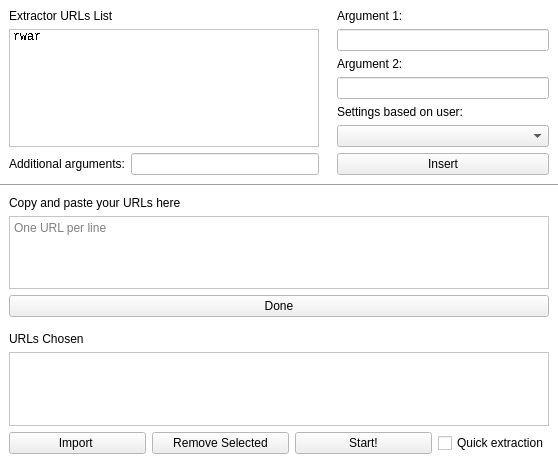
<?xml version="1.0" encoding="UTF-8"?>
<ui version="4.0">
 <class>URLManager</class>
 <widget class="QWidget" name="URLManager">
  <property name="geometry">
   <rect>
    <x>0</x>
    <y>0</y>
    <width>558</width>
    <height>460</height>
   </rect>
  </property>
  <property name="palette">
   <palette>
    <active>
     <colorrole role="Base">
      <brush brushstyle="SolidPattern">
       <color alpha="255">
        <red>255</red>
        <green>255</green>
        <blue>255</blue>
       </color>
      </brush>
     </colorrole>
     <colorrole role="Window">
      <brush brushstyle="SolidPattern">
       <color alpha="255">
        <red>255</red>
        <green>255</green>
        <blue>255</blue>
       </color>
      </brush>
     </colorrole>
    </active>
    <inactive>
     <colorrole role="Base">
      <brush brushstyle="SolidPattern">
       <color alpha="255">
        <red>255</red>
        <green>255</green>
        <blue>255</blue>
       </color>
      </brush>
     </colorrole>
     <colorrole role="Window">
      <brush brushstyle="SolidPattern">
       <color alpha="255">
        <red>255</red>
        <green>255</green>
        <blue>255</blue>
       </color>
      </brush>
     </colorrole>
    </inactive>
    <disabled>
     <colorrole role="Base">
      <brush brushstyle="SolidPattern">
       <color alpha="255">
        <red>255</red>
        <green>255</green>
        <blue>255</blue>
       </color>
      </brush>
     </colorrole>
     <colorrole role="Window">
      <brush brushstyle="SolidPattern">
       <color alpha="255">
        <red>255</red>
        <green>255</green>
        <blue>255</blue>
       </color>
      </brush>
     </colorrole>
    </disabled>
   </palette>
  </property>
  <property name="windowTitle">
   <string>Form</string>
  </property>
  <layout class="QVBoxLayout" name="verticalLayout_4">
   <property name="spacing">
    <number>0</number>
   </property>
   <property name="leftMargin">
    <number>0</number>
   </property>
   <property name="topMargin">
    <number>0</number>
   </property>
   <property name="rightMargin">
    <number>0</number>
   </property>
   <property name="bottomMargin">
    <number>0</number>
   </property>
   <item>
    <widget class="QWidget" name="widget_7" native="true">
     <layout class="QHBoxLayout" name="horizontalLayout_2">
      <property name="spacing">
       <number>0</number>
      </property>
      <property name="leftMargin">
       <number>0</number>
      </property>
      <property name="topMargin">
       <number>0</number>
      </property>
      <property name="rightMargin">
       <number>0</number>
      </property>
      <property name="bottomMargin">
       <number>0</number>
      </property>
      <item>
       <widget class="QWidget" name="widget" native="true">
        <layout class="QVBoxLayout" name="verticalLayout">
         <item>
          <widget class="QLabel" name="label">
           <property name="text">
            <string>Extractor URLs List</string>
           </property>
          </widget>
         </item>
         <item>
          <widget class="QListWidget" name="extractorUrls">
           <property name="font">
            <font>
             <family>Courier New</family>
             <stylestrategy>NoAntialias</stylestrategy>
            </font>
           </property>
           <property name="toolTip">
            <string>Select the URL and write in the textboxes to modify it</string>
           </property>
           <item>
            <property name="text">
             <string>rwar</string>
            </property>
           </item>
          </widget>
         </item>
         <item>
          <widget class="QWidget" name="widget_2" native="true">
           <layout class="QHBoxLayout" name="horizontalLayout_3">
            <property name="leftMargin">
             <number>0</number>
            </property>
            <property name="topMargin">
             <number>0</number>
            </property>
            <property name="rightMargin">
             <number>0</number>
            </property>
            <property name="bottomMargin">
             <number>0</number>
            </property>
            <item>
             <widget class="QWidget" name="widget_5" native="true">
              <property name="sizePolicy">
               <sizepolicy hsizetype="Preferred" vsizetype="Maximum">
                <horstretch>0</horstretch>
                <verstretch>0</verstretch>
               </sizepolicy>
              </property>
              <layout class="QHBoxLayout" name="horizontalLayout_4">
               <property name="leftMargin">
                <number>0</number>
               </property>
               <property name="topMargin">
                <number>0</number>
               </property>
               <property name="rightMargin">
                <number>0</number>
               </property>
               <property name="bottomMargin">
                <number>0</number>
               </property>
               <item>
                <widget class="QLabel" name="label_4">
                 <property name="toolTip">
                  <string>Append these arguments to pass to gallery-dl</string>
                 </property>
                 <property name="text">
                  <string>Additional arguments:</string>
                 </property>
                </widget>
               </item>
               <item>
                <widget class="QLineEdit" name="cfgui_argumets">
                 <property name="toolTip">
                  <string>Append these arguments to pass to gallery-dl</string>
                 </property>
                </widget>
               </item>
              </layout>
             </widget>
            </item>
           </layout>
          </widget>
         </item>
        </layout>
       </widget>
      </item>
      <item>
       <widget class="QWidget" name="widget_6" native="true">
        <property name="maximumSize">
         <size>
          <width>230</width>
          <height>16777215</height>
         </size>
        </property>
        <layout class="QVBoxLayout" name="verticalLayout_3">
         <item>
          <widget class="QLabel" name="label_3">
           <property name="toolTip">
            <string>&lt;html&gt;&lt;head/&gt;&lt;body&gt;&lt;p&gt;Specify what you want to write in the url&lt;/p&gt;&lt;/body&gt;&lt;/html&gt;</string>
           </property>
           <property name="text">
            <string>Argument 1:</string>
           </property>
          </widget>
         </item>
         <item>
          <widget class="QLineEdit" name="cfgui_arg1">
           <property name="toolTip">
            <string>Specify what you want to write in the url</string>
           </property>
          </widget>
         </item>
         <item>
          <widget class="QLabel" name="label_5">
           <property name="toolTip">
            <string>Specify what you want to write in the url</string>
           </property>
           <property name="text">
            <string>Argument 2:</string>
           </property>
          </widget>
         </item>
         <item>
          <widget class="QLineEdit" name="cfgui_arg2">
           <property name="toolTip">
            <string>Specify what you want to write in the url</string>
           </property>
          </widget>
         </item>
         <item>
          <widget class="QLabel" name="label_6">
           <property name="toolTip">
            <string>&lt;html&gt;&lt;head/&gt;&lt;body&gt;&lt;p&gt;Base off settings such as directory and filters from this user&lt;/p&gt;&lt;/body&gt;&lt;/html&gt;</string>
           </property>
           <property name="text">
            <string>Settings based on user:</string>
           </property>
          </widget>
         </item>
         <item>
          <widget class="QComboBox" name="cfgui_combo">
           <property name="toolTip">
            <string>&lt;html&gt;&lt;head/&gt;&lt;body&gt;&lt;p&gt;Base off settings such as directory and filters from this user&lt;/p&gt;&lt;/body&gt;&lt;/html&gt;</string>
           </property>
          </widget>
         </item>
         <item>
          <widget class="QPushButton" name="btn_insert">
           <property name="toolTip">
            <string>Insert the URL for extraction</string>
           </property>
           <property name="text">
            <string>Insert</string>
           </property>
          </widget>
         </item>
        </layout>
       </widget>
      </item>
     </layout>
    </widget>
   </item>
   <item>
    <widget class="Line" name="line">
     <property name="orientation">
      <enum>Qt::Orientation::Horizontal</enum>
     </property>
    </widget>
   </item>
   <item>
    <widget class="QWidget" name="importWidget" native="true">
     <layout class="QVBoxLayout" name="verticalLayout_5">
      <property name="leftMargin">
       <number>9</number>
      </property>
      <property name="bottomMargin">
       <number>6</number>
      </property>
      <item>
       <widget class="QLabel" name="label_7">
        <property name="text">
         <string>Copy and paste your URLs here</string>
        </property>
       </widget>
      </item>
      <item>
       <widget class="QTextEdit" name="ImportedList">
        <property name="toolTip">
         <string>Paste here your URLs, one per line
The URLs must be compatible with the 'Extractor URLs List', any invalid URL won't be added</string>
        </property>
        <property name="acceptRichText">
         <bool>false</bool>
        </property>
        <property name="placeholderText">
         <string>One URL per line</string>
        </property>
       </widget>
      </item>
      <item>
       <widget class="QWidget" name="widget_10" native="true">
        <layout class="QHBoxLayout" name="horizontalLayout_5">
         <property name="leftMargin">
          <number>0</number>
         </property>
         <property name="topMargin">
          <number>0</number>
         </property>
         <property name="rightMargin">
          <number>0</number>
         </property>
         <property name="bottomMargin">
          <number>0</number>
         </property>
         <item>
          <widget class="QPushButton" name="btn_importingDone">
           <property name="text">
            <string>Done</string>
           </property>
          </widget>
         </item>
        </layout>
       </widget>
      </item>
     </layout>
    </widget>
   </item>
   <item>
    <widget class="QWidget" name="runWidget" native="true">
     <layout class="QVBoxLayout" name="verticalLayout_2">
      <property name="leftMargin">
       <number>9</number>
      </property>
      <property name="bottomMargin">
       <number>6</number>
      </property>
      <item>
       <widget class="QLabel" name="label_2">
        <property name="text">
         <string>URLs Chosen</string>
        </property>
       </widget>
      </item>
      <item>
       <widget class="QListWidget" name="chosenUrls">
        <property name="font">
         <font>
          <family>Courier New</family>
          <stylestrategy>NoAntialias</stylestrategy>
         </font>
        </property>
        <property name="toolTip">
         <string>Press 'Start!' to start the extraction with these urls</string>
        </property>
        <property name="selectionMode">
         <enum>QAbstractItemView::SelectionMode::SingleSelection</enum>
        </property>
       </widget>
      </item>
      <item>
       <widget class="QWidget" name="widget_4" native="true">
        <layout class="QHBoxLayout" name="horizontalLayout">
         <property name="leftMargin">
          <number>0</number>
         </property>
         <property name="topMargin">
          <number>0</number>
         </property>
         <property name="rightMargin">
          <number>0</number>
         </property>
         <property name="bottomMargin">
          <number>0</number>
         </property>
         <item>
          <widget class="QPushButton" name="btn_import">
           <property name="toolTip">
            <string>Import a list of URLs from a list</string>
           </property>
           <property name="text">
            <string>Import </string>
           </property>
          </widget>
         </item>
         <item>
          <widget class="QPushButton" name="btn_removeselected">
           <property name="toolTip">
            <string>Remove selected url</string>
           </property>
           <property name="text">
            <string>Remove Selected</string>
           </property>
          </widget>
         </item>
         <item>
          <widget class="QPushButton" name="btn_start">
           <property name="toolTip">
            <string>Start the extraction with the urls defined above</string>
           </property>
           <property name="text">
            <string>Start!</string>
           </property>
          </widget>
         </item>
         <item>
          <widget class="QCheckBox" name="cfg_quickExtraction">
           <property name="sizePolicy">
            <sizepolicy hsizetype="Maximum" vsizetype="Fixed">
             <horstretch>0</horstretch>
             <verstretch>0</verstretch>
            </sizepolicy>
           </property>
           <property name="toolTip">
            <string>&lt;html&gt;&lt;head/&gt;&lt;body&gt;&lt;p&gt;Modify the jobs to have lowered sleep time, this won't prevent you from getting rate limited&lt;/p&gt;&lt;p&gt;Use this in case you have only a few urls you want to extract&lt;/p&gt;&lt;/body&gt;&lt;/html&gt;</string>
           </property>
           <property name="text">
            <string>Quick extraction</string>
           </property>
          </widget>
         </item>
        </layout>
       </widget>
      </item>
     </layout>
    </widget>
   </item>
  </layout>
 </widget>
 <resources/>
 <connections/>
</ui>
